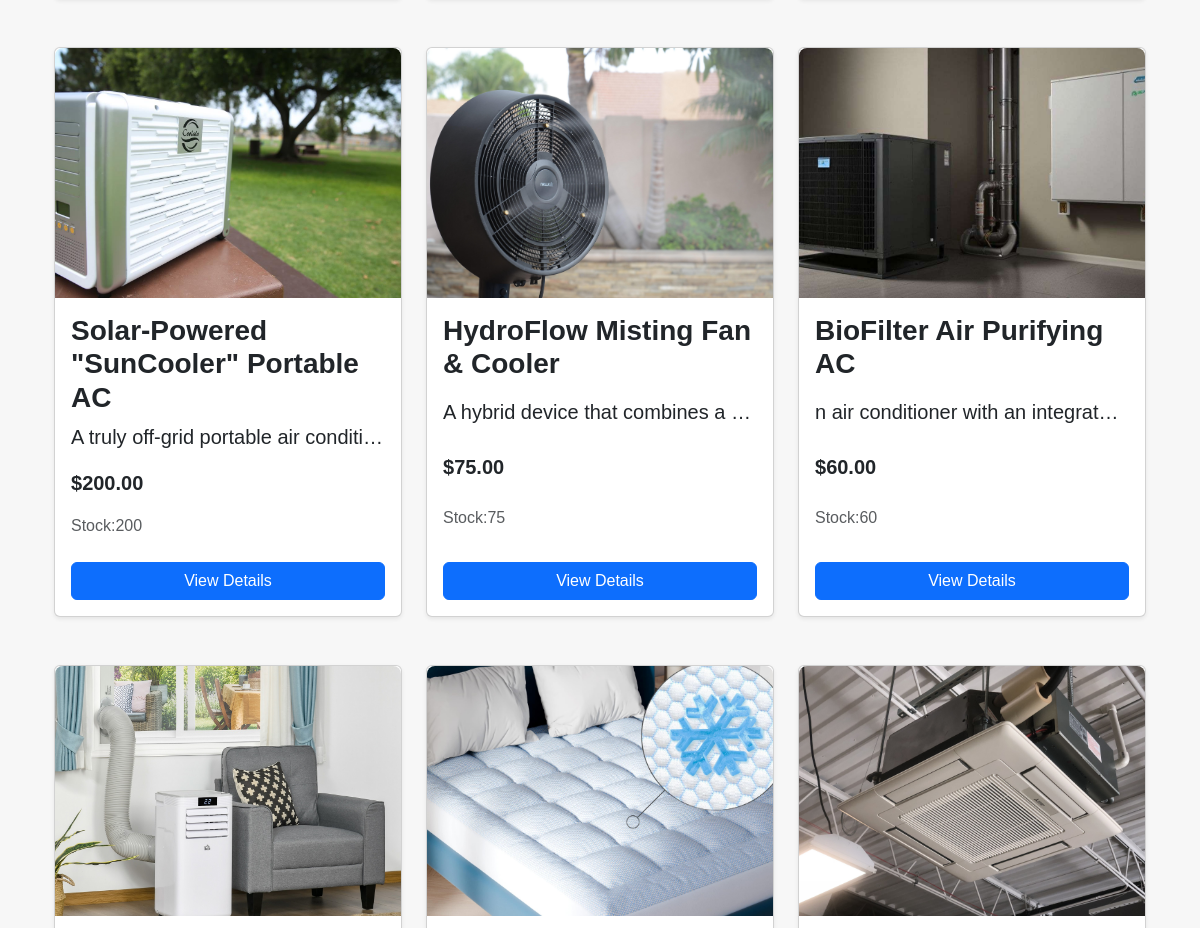
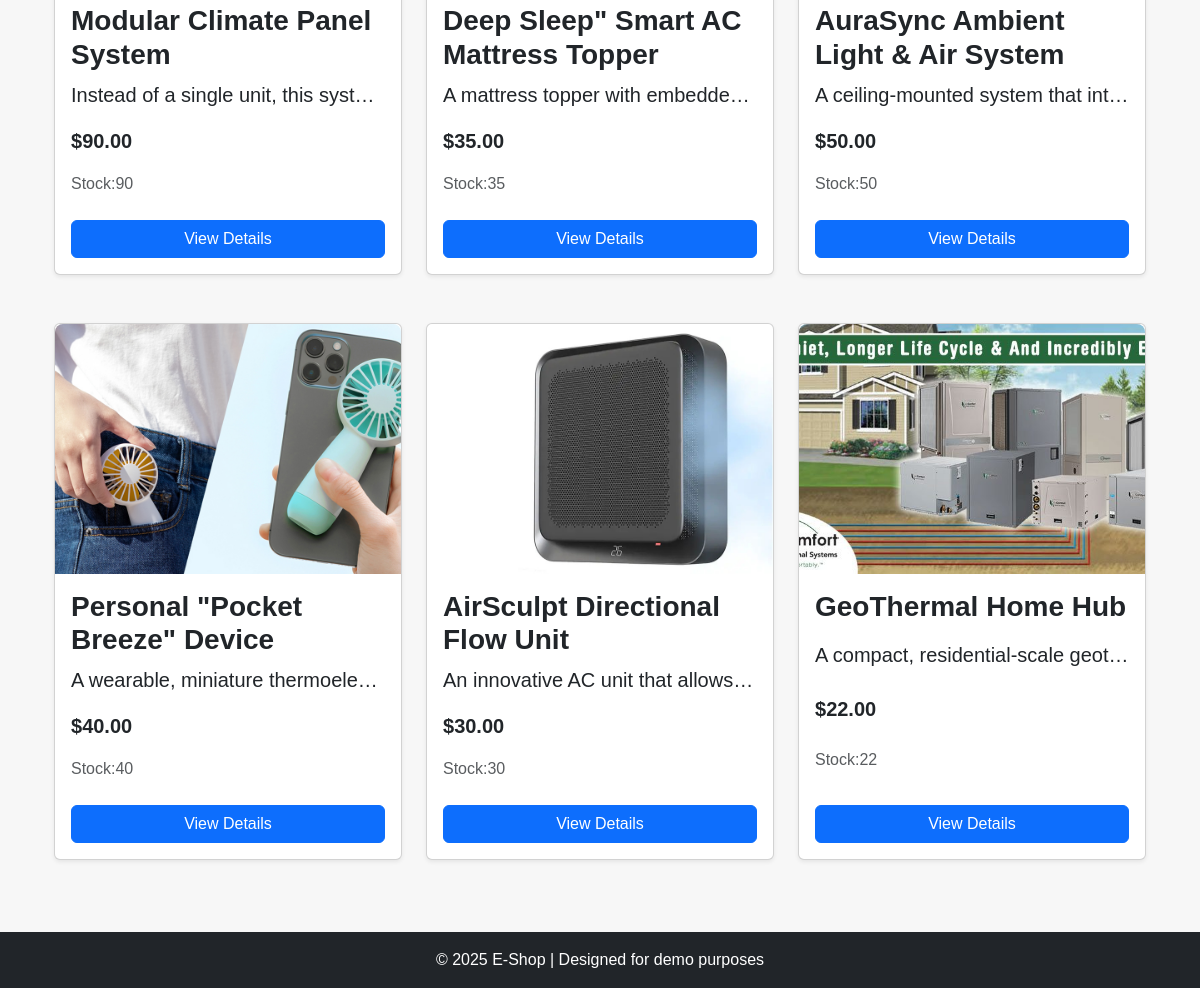
Before: /products.php (lower part) with the older database file (2 pictures, top to bottom).
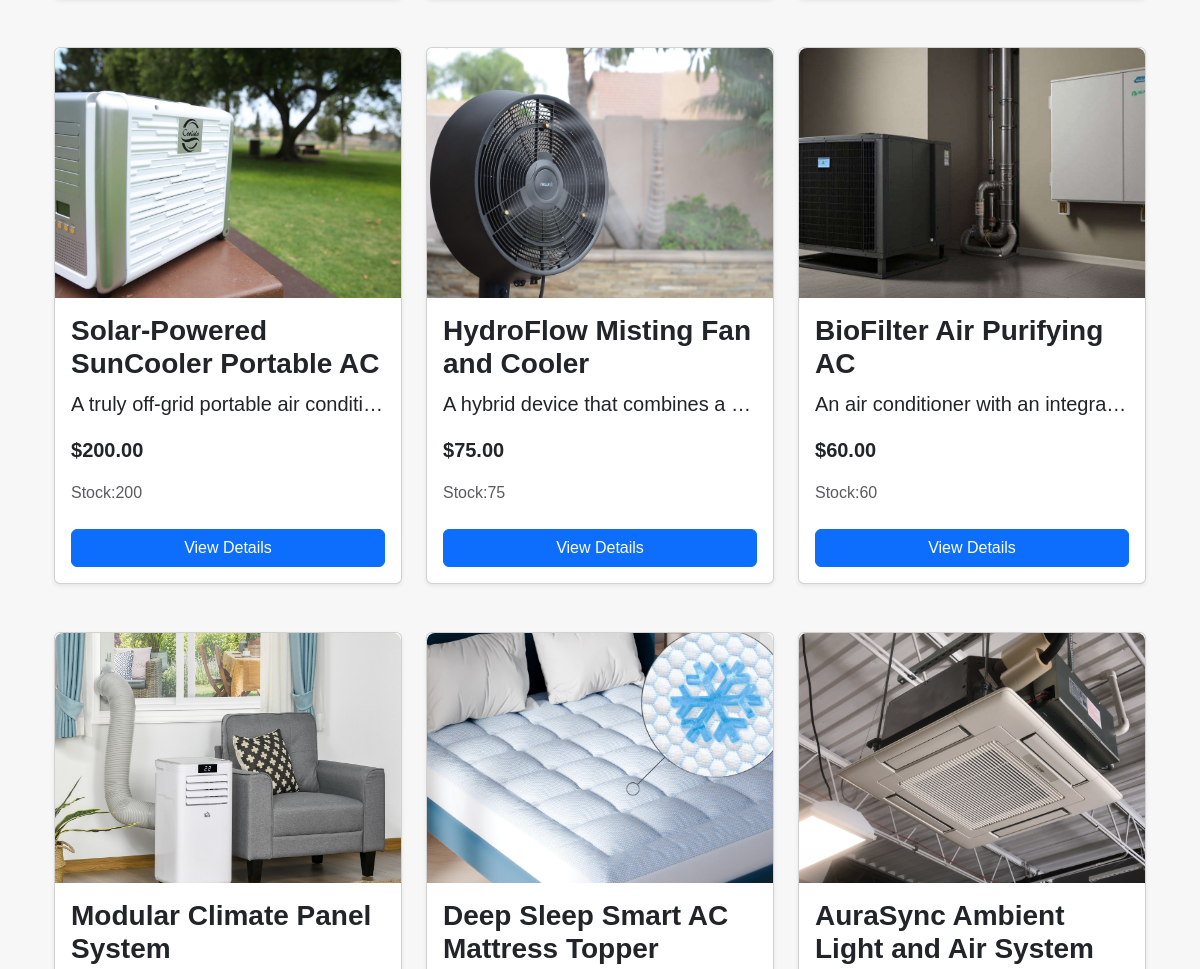
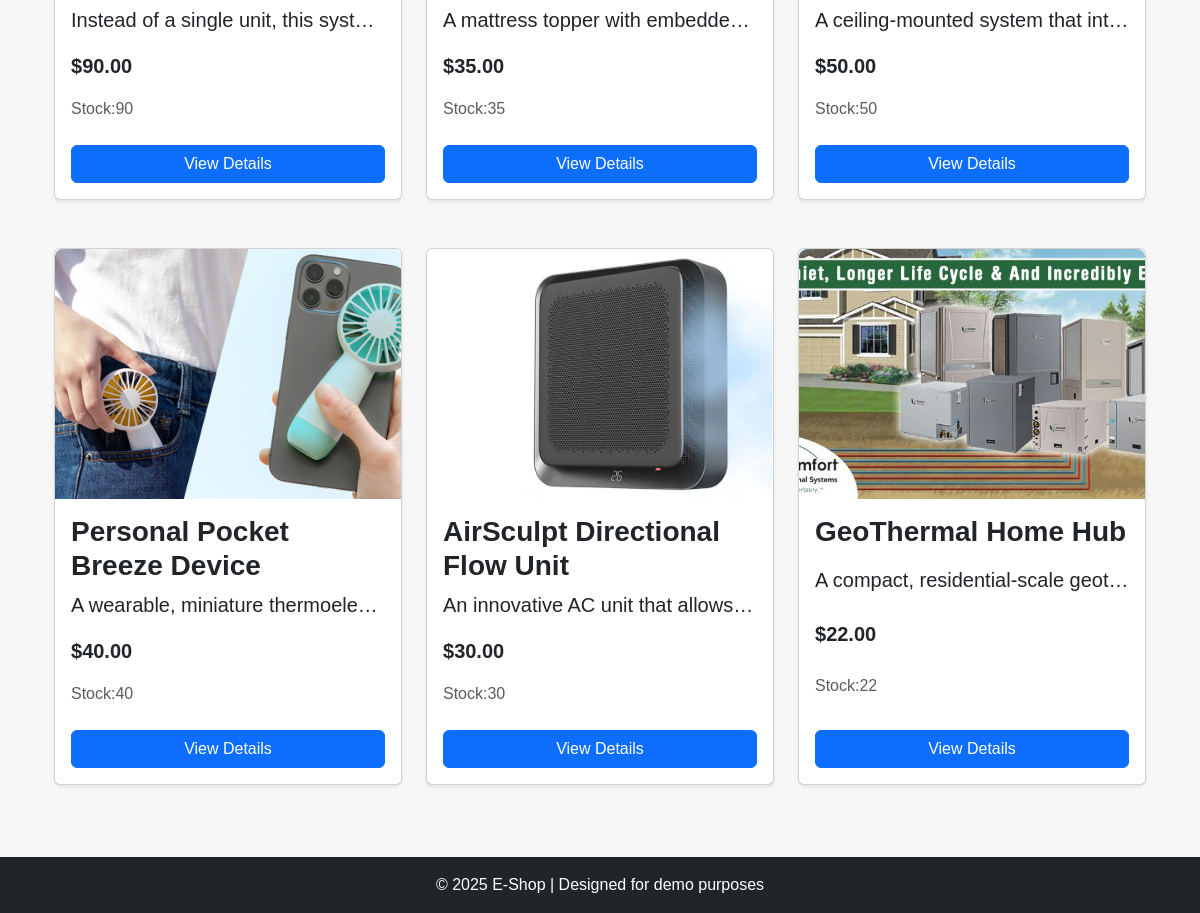
After: the same page with the newer database file (2 pictures, top to bottom).
### tables this page shows
CREATE TABLE `products` (
  `id` int(11) NOT NULL AUTO_INCREMENT,
  `prod_name` varchar(255) DEFAULT NULL,
  `price` int(11) DEFAULT NULL,
  `stock` int(11) DEFAULT NULL,
  `info` text DEFAULT NULL,
  `img` varchar(255) NOT NULL,
  PRIMARY KEY (`id`)
);

### misc/rand_products.php (the view, shortened to what this page needs)
<!DOCTYPE html>
<html lang="en">
<head>
    <link href="styles.css" rel="stylesheet">
</head>
</html>
<?php
include "cart_handler.php";
$sql1 = "SELECT COUNT(*) as total from products";
$result = mysqli_query($conn, $sql1);
$row = mysqli_fetch_assoc($result);
$total_amount_products = $row['total'];
function allProducts()
{
    global $total_amount_products, $conn;
    echo "<div class=\"container\">";
    echo "<div class=\"row g-4\">";
    for ($i = 1; $i <= $total_amount_products; $i++) {
        $query = "SELECT * FROM products WHERE id = {$i}";
        $result = mysqli_query($conn, $query);
        $row = mysqli_fetch_assoc($result);
        if ($row) {
            $id = $row['id'];
            $price = number_format($row['price'], 2);
            $prod_name = $row['prod_name'];
            $info = $row['info'];
            $stock = $row['stock'];
            $img = $row['img'];
            $html = <<<HTML
                <div class="col-md-4 mb-4">
                <div class="card h-100 shadow-sm">
                    <img src="img/products/{$img}.jpg"
                        class="img-zoom-limit"
                        alt="{$prod_name}">
                    <div class="card-body d-flex flex-column">
                        <h5 class="fw-bold fs-3">{$prod_name}</h5>
                        <p class="fs-5 text-truncate">{$info}</p>
                        <p class="fw-bold fs-5">\${$price}</p>
                        <p class="text-muted fs-6">Stock:{$stock}</p>
                        <a href="product.php?id={$id}" class=" btn btn-primary w-100 mt-2">View Details</a>
                    </div>
                </div>
            </div>
            HTML;
            echo $html;
        }
    }
    echo "</div></div>";
}
?>

Changed rows visible on the page:
changed products "A truly off-grid portable air conditi…": prod_name "Solar-Powered \"SunCooler\" Portable AC" → "Solar-Powered SunCooler Portable AC"
changed products "A hybrid device that combines a…": prod_name "HydroFlow Misting Fan & Cooler" → "HydroFlow Misting Fan and Cooler"
changed products "BioFilter Air Purifying AC": info "n air conditioner with an integrat…" → "An air conditioner with an integra…"
changed products "A mattress topper with embedde…": prod_name "Deep Sleep\" Smart AC Mattress Topper" → "Deep Sleep Smart AC Mattress Topper"
changed products "A ceiling-mounted system that int…": prod_name "AuraSync Ambient Light & Air System" → "AuraSync Ambient Light and Air System"
changed products "A wearable, miniature thermoele…": prod_name "Personal \"Pocket Breeze\" Device" → "Personal Pocket Breeze Device"
